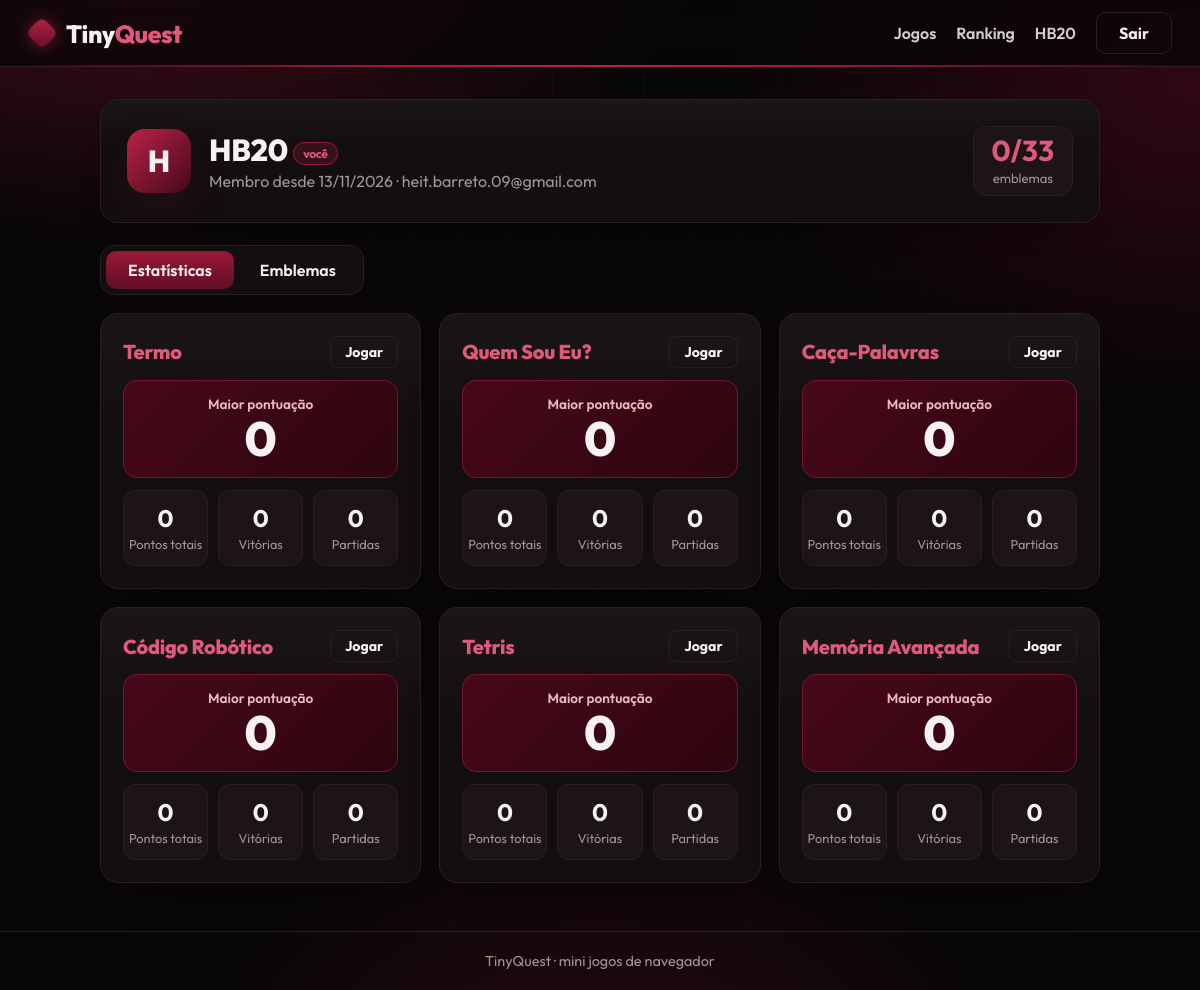
Screenshot of /perfil (signed in) with the database file from the repository.
### tables this page shows
CREATE TABLE users (
    id            INTEGER PRIMARY KEY AUTOINCREMENT,
    username      TEXT NOT NULL UNIQUE COLLATE NOCASE,
    email         TEXT NOT NULL UNIQUE COLLATE NOCASE,
    password_hash TEXT NOT NULL,
    created_at    TEXT NOT NULL
);

### app.py (the view)
@app.route("/perfil")
def profile():
    if not g.user:
        return redirect(url_for("login"))
    return render_profile(g.user, True)

### app.py (called while the page is built)
def get_db():
    if "db" not in g:
        g.db = sqlite3.connect(DB_PATH)
        g.db.row_factory = sqlite3.Row
        g.db.execute("PRAGMA foreign_keys = ON")
    return g.db

def win_counts(uid):
    wins = {k["kind"]: 0 for k in KINDS}
    for game, n in get_db().execute(
            "SELECT game, COUNT(*) FROM games WHERE user_id = ? AND status = 'won' GROUP BY game", (uid,)):
        if game in wins:
            wins[game] = n
    return wins

def badge_progress(badge, wins):
    return wins[badge["game"]] if badge["game"] else min(wins.values())

@app.before_request
def load_user():
    g.user = None
    uid = session.get("user_id")
    if uid:
        g.user = get_db().execute("SELECT id, username, email, created_at FROM users WHERE id = ?",
                                  (uid,)).fetchone()
        if g.user is None:
            session.clear()

def build_stats(uid, kind):
    row = get_db().execute(
        """SELECT COUNT(*) AS played,
                  COALESCE(SUM(CASE WHEN status = 'won' THEN 1 ELSE 0 END), 0) AS wins,
                  COALESCE(SUM(score), 0) AS points,
                  COALESCE(MAX(score), 0) AS best_score
           FROM games WHERE user_id = ? AND game = ? AND status IN ('won', 'lost')""", (uid, kind)).fetchone()
    return dict(row)

### templates/profile.html (shortened to what this page needs)
{% extends "base.html" %}
{% block content %}
<section class="phead card">
  <div class="avatar">{{ p.username[0]|upper }}</div>
  <div>
    <h1>{{ p.username }}{% if is_me %} <small class="you">você</small>{% endif %}</h1>
    <p class="muted">
      {% if since %}Membro desde {{ since }}{% endif %}
      {% if is_me %} &middot; {{ p.email }}{% endif %}
    </p>
  </div>
  <div class="phead-count"><b>{{ earned }}/{{ total }}</b><span>emblemas</span></div>
</section>
<div class="tabs ptabs" id="ptabs" role="tablist">
  <button class="tab on" data-p="stats" role="tab">Estatísticas</button>
  <button class="tab" data-p="badges" role="tab">Emblemas</button>
</div>
<section id="panel-stats" class="panel">
  <div class="sgrid">
    {% for game in games %}
    {% set s = game.stats %}
    <article class="card scard">
      <header>
        <h3>{{ game.name }}</h3>
        <a class="btn btn-ghost btn-sm" href="{{ url_for(game.endpoint) }}">Jogar</a>
      </header>
      <div class="bestscore">
        <span>Maior pontuação</span>
        <b>{{ s.best_score }}</b>
      </div>
      <div class="mini3">
        <div><b>{{ s.points }}</b><span>Pontos totais</span></div>
        <div><b>{{ s.wins }}</b><span>Vitórias</span></div>
        <div><b>{{ s.played }}</b><span>Partidas</span></div>
      </div>
    </article>
    {% endfor %}
  </div>
</section>
{% endblock %}

### templates/base.html (shortened to what this page needs)
<!doctype html>
<html lang="pt-BR">
<head>
  <link rel="stylesheet" href="{{ url_for('static', filename='style.css') }}">
</head>
<body>
  <header class="topbar">
    <a class="logo" href="{{ url_for('index') }}"><i class="mark"></i><b>Tiny<span>Quest</span></b></a>
    <nav>
      <a href="{{ url_for('index') }}">Jogos</a>
      <a href="{{ url_for('ranking_page') }}">Ranking</a>
      {% if g.user %}
        <a href="{{ url_for('profile') }}">{{ g.user.username }}</a>
        <form method="post" action="{{ url_for('logout') }}" class="inline">
          <button class="btn btn-ghost" type="submit">Sair</button>
        </form>
      {% else %}
        <a href="{{ url_for('login') }}">Entrar</a>
        <a class="btn" href="{{ url_for('register') }}">Criar conta</a>
      {% endif %}
    </nav>
  </header>
  <main class="container">
    {% block content %}{% endblock %}
  </main>
  <footer class="footer">TinyQuest &middot; mini jogos de navegador</footer>
</body>
</html>

### rows the page displays
users: user.username "HB20", username "H", username "HB20", email "heit.barreto.09@gmail.com"

### other values shown
{{ since }} "13/11/2026"
{{ earned }} "0"
{{ total }} "33"
{{ game.name }} "Termo" "Quem Sou Eu?" "Caça-Palavras" "Código Robótico" "Tetris" "Memória Avançada"
{{ s.best_score }} "0" "0" "0" "0" "0" "0"
{{ s.points }} "0" "0" "0" "0" "0" "0"
{{ s.wins }} "0" "0" "0" "0" "0" "0"
{{ s.played }} "0" "0" "0" "0" "0" "0"
